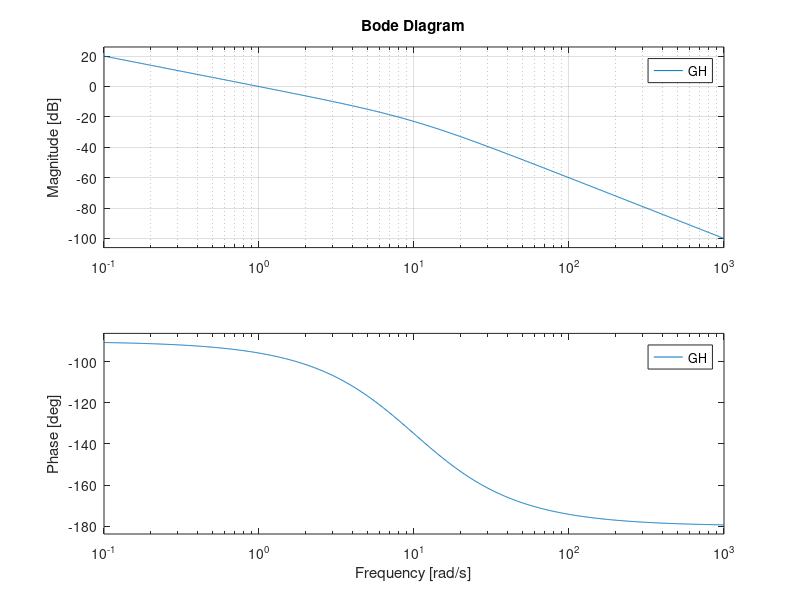

Recreate this plot in MATLAB.
clear all;
clc;

%Type 1 system where n-m = 2%

N = [1];
D = conv([1 0], [0.1 1]);

GH = tf(N, D);


figure;
subplot(2,2,1);
rlocus(GH);

subplot(2,2,3);
nyquist(GH);
axis([-10 10 -10 10])
grid;

% Margins
[Gm,Pm,Wgm,Wpm] = margin(GH)

subplot(1,2,2, 'replace');
bode(GH);
grid;
